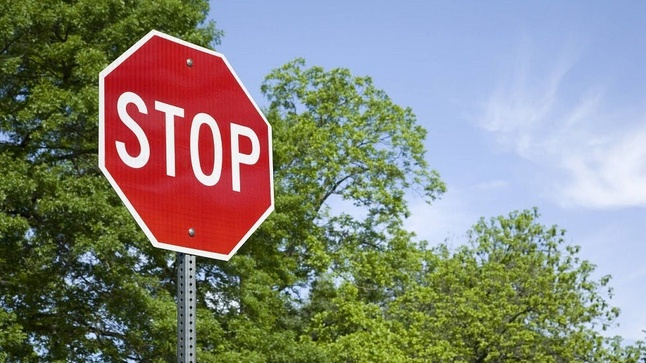
#> input picture Lab7/lab6/hinh1.jpg, 646 x 363 px, shrunk from 979 x 551 before the run
$ jupyter execute 2374802010492_HuynhNgocAnhThu_252_71ITAI40603_0101_Lab06.ipynb   (shell and % lines are left out)
#> lines starting #> are read from the running program, lines starting #| are printed output that depends on the picture
# LAB 06: NHẬN DIỆN ẢNH (IMAGE DETECTION)

[cell 1]
# Cài đặt thư viện

[cell 2]
import cv2
import os

# Dùng XML có sẵn trong opencv-python, không cần tải
CASCADE_DIR = cv2.data.haarcascades
print('Thư mục Haar Cascades:', CASCADE_DIR)

FACE_XML  = CASCADE_DIR + 'haarcascade_frontalface_default.xml'
EYE_XML   = CASCADE_DIR + 'haarcascade_eye.xml'
SMILE_XML = CASCADE_DIR + 'haarcascade_smile.xml'
NOSE_XML  = CASCADE_DIR + 'haarcascade_mcs_nose.xml'    if os.path.exists(CASCADE_DIR + 'haarcascade_mcs_nose.xml')    else CASCADE_DIR + 'haarcascade_frontalface_alt2.xml'
MOUTH_XML   = CASCADE_DIR + 'haarcascade_mcs_mouth.xml' if os.path.exists(CASCADE_DIR + 'haarcascade_mcs_mouth.xml') else CASCADE_DIR + 'haarcascade_profileface.xml'

print('\nCác file XML sẽ dùng:')
for name, path in [('Face', FACE_XML), ('Eye', EYE_XML), ('Smile', SMILE_XML), ('Nose', NOSE_XML), ('Mouth', MOUTH_XML)]:
    status = '✓' if os.path.exists(path) else '✗'
    print(f'  {status} {name}: {os.path.basename(path)}')

---
## Import thư viện

[cell 3]
import cv2
import numpy as np
import matplotlib.pyplot as hnat

img  = cv2.imread('hinh1.jpg')
#> img is the input picture: shape (363, 646, 3); mean B, G, R 123.2, 133.3, 133
img2 = cv2.imread('hinh2.jpg')
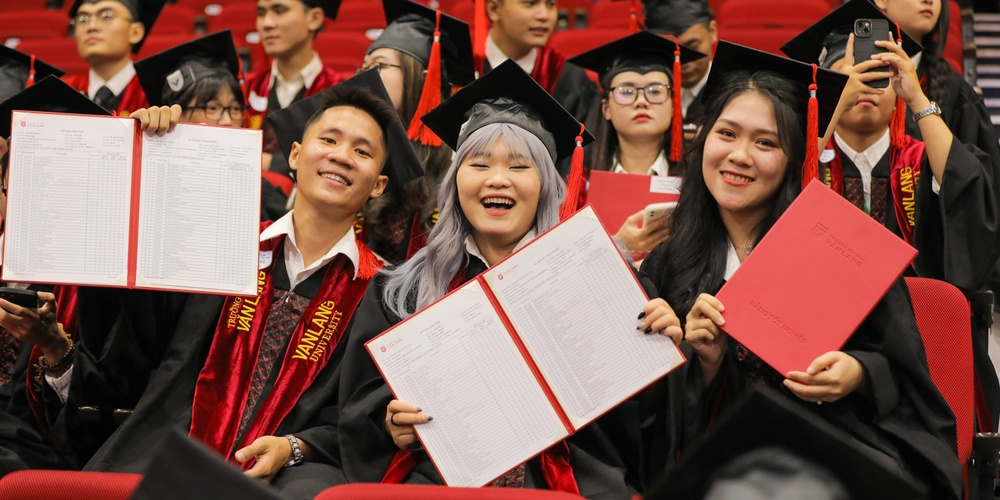
#> input picture Lab7/lab6/hinh2.jpg, 1000 x 500 px, shrunk from 1516 x 758 before the run
#> img2 is the input picture: shape (500, 1000, 3); mean B, G, R 73.8, 83.1, 122.1

print('Import thành công!')

---
## Đoạn code 1: Code mẫu – Nhận diện biển báo STOP

[cell 4]
img_gray = cv2.cvtColor(img, cv2.COLOR_BGR2GRAY)
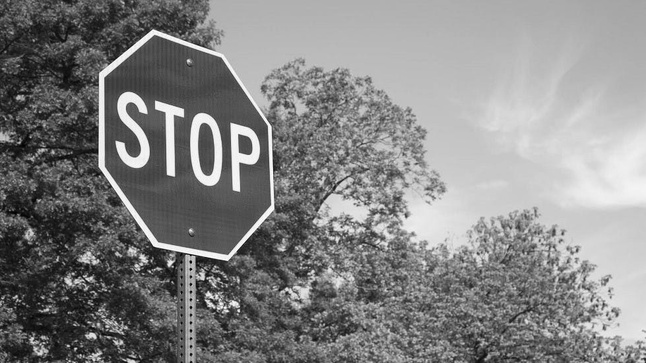
#> img_gray: shape (363, 646); min 1, max 255, mean 132
img_rgb  = cv2.cvtColor(img, cv2.COLOR_BGR2RGB)

# Load cascade classifier cho biển báo STOP
stop_data = cv2.CascadeClassifier('stop_data.xml')

# Phát hiện đối tượng
found = stop_data.detectMultiScale(img_gray, minSize=(20, 20))
#> found = [[94, 44, 208, 208]]
amount_found = len(found)
#> amount_found = 1

img_result = img_rgb.copy()
if amount_found != 0:
    for (x, y, width, height) in found:
        cv2.rectangle(img_result, (x, y),
                      (x + height, y + width),
                      (0, 255, 0), 5)
#> this loop made 1 pass
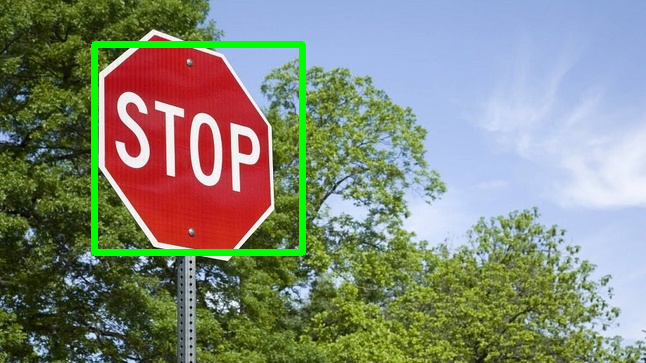
#> img_result: shape (363, 646, 3); mean R, G, B 130.3, 136.8, 121
    print(f'Tìm thấy {amount_found} biển báo STOP!')
#| Tìm thấy 1 biển báo STOP!
else:
    print('Không tìm thấy biển báo STOP.')

# Hiển thị kết quả
hnat.figure(figsize=(12, 5))
hnat.subplot(1, 2, 1)
hnat.imshow(img_rgb)
hnat.title('Ảnh gốc', fontsize=12)
hnat.axis('off')

hnat.subplot(1, 2, 2)
hnat.imshow(img_result)
hnat.title(f'Kết quả – STOP Detection ({amount_found} found)', fontsize=12)
hnat.axis('off')

hnat.suptitle('Code mẫu: Nhận diện biển báo STOP', fontsize=14, fontweight='bold')
hnat.tight_layout()
hnat.show()

---
## Đoạn code 2: Nhận diện khuôn mặt (Face Detection)

[cell 5]
img2_gray = cv2.cvtColor(img2, cv2.COLOR_BGR2GRAY)
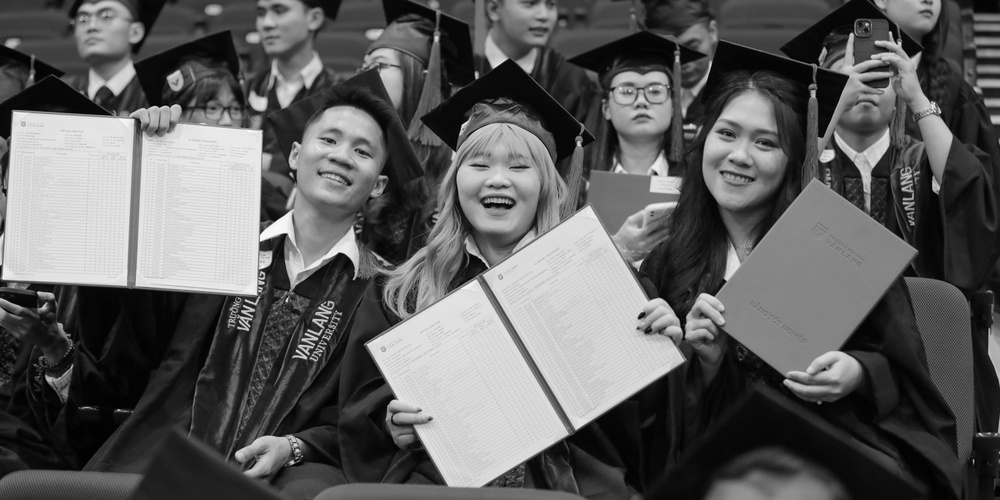
#> img2_gray: shape (500, 1000); min 0, max 253, mean 93.7
img2_rgb  = cv2.cvtColor(img2, cv2.COLOR_BGR2RGB)

# Load cascade classifier khuôn mặt
face_cascade = cv2.CascadeClassifier('haarcascade_frontalface_default.xml')

# Phát hiện khuôn mặt
# scaleFactor: tỉ lệ thu nhỏ ảnh mỗi bước (1.1 = 10%)
# minNeighbors: số hàng xóm tối thiểu để xác nhận detection
faces = face_cascade.detectMultiScale(
    img2_gray,
    scaleFactor=1.1,
    minNeighbors=5,
    minSize=(30, 30)
)
#> faces = [[604, 61, 75, 75], [294, 102, 99, 99], [692, 97, 105, 105], [440, 114, 121, 121]]

img2_face = img2_rgb.copy()
n_faces = len(faces)
#> n_faces = 4

for i, (x, y, w, h) in enumerate(faces):
    cv2.rectangle(img2_face, (x, y), (x+w, y+h), (0, 255, 0), 3)
    cv2.putText(img2_face, f'Face {i+1}', (x, y-8),
                cv2.FONT_HERSHEY_SIMPLEX, 0.7, (0, 255, 0), 2)
#> this loop made 4 passes
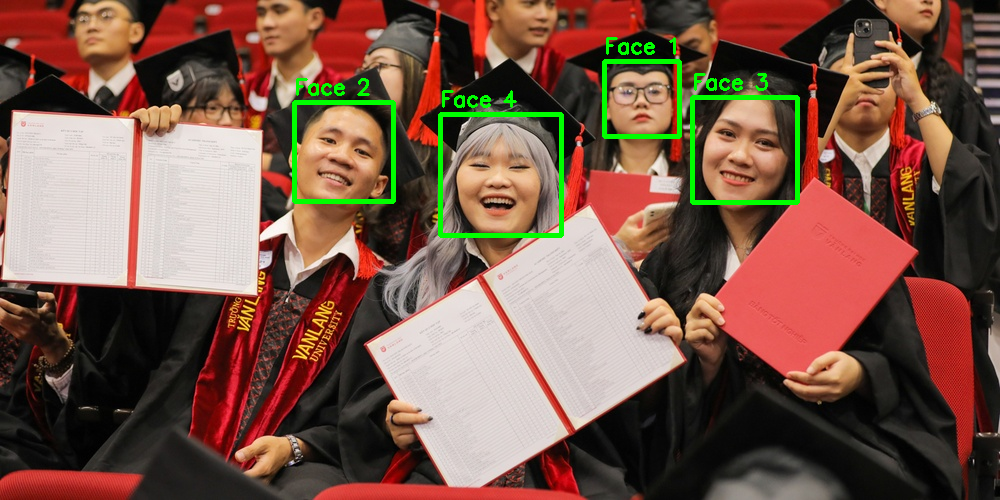
#> img2_face: shape (500, 1000, 3); mean R, G, B 120.5, 87, 72.9

print(f'Tìm thấy {n_faces} khuôn mặt!')
#| Tìm thấy 4 khuôn mặt!

# Hiển thị kết quả
hnat.figure(figsize=(14, 6))
hnat.subplot(1, 2, 1)
hnat.imshow(img2_rgb)
hnat.title('Ảnh gốc', fontsize=12)
hnat.axis('off')

hnat.subplot(1, 2, 2)
hnat.imshow(img2_face)
hnat.title(f'Face Detection – {n_faces} khuôn mặt', fontsize=12)
hnat.axis('off')

hnat.suptitle('Code 2: Nhận diện khuôn mặt (Haar Cascade)', fontsize=14, fontweight='bold')
hnat.tight_layout()
hnat.show()

---
## Đoạn code 3: Nhận diện mắt và nụ cười

[cell 6]
eye_cascade   = cv2.CascadeClassifier('haarcascade_eye.xml')
smile_cascade = cv2.CascadeClassifier('haarcascade_smile.xml')

img3 = img2_rgb.copy()
n_eyes   = 0
n_smiles = 0

# Phát hiện khuôn mặt trước, rồi tìm mắt/nụ cười trong từng khuôn mặt
faces3 = face_cascade.detectMultiScale(
    img2_gray, scaleFactor=1.1, minNeighbors=5, minSize=(30, 30)
)
#> faces3 has the same summary as faces

for (fx, fy, fw, fh) in faces3:
    # Vẽ khung khuôn mặt
    cv2.rectangle(img3, (fx, fy), (fx+fw, fy+fh), (0, 255, 0), 2)

    # Vùng ROI (Region of Interest) bên trong khuôn mặt
    roi_gray  = img2_gray[fy:fy+fh, fx:fx+fw]
    roi_color = img3[fy:fy+fh, fx:fx+fw]

    # Nhận diện mắt trong vùng khuôn mặt
    eyes = eye_cascade.detectMultiScale(
        roi_gray, scaleFactor=1.1, minNeighbors=10, minSize=(15, 15)
    )
    for (ex, ey, ew, eh) in eyes:
        cv2.rectangle(roi_color, (ex, ey), (ex+ew, ey+eh), (255, 0, 0), 2)
        n_eyes += 1

    # Nhận diện nụ cười – tập trung nửa dưới khuôn mặt
    roi_gray_lower  = roi_gray[fh//2:, :]
    roi_color_lower = roi_color[fh//2:, :]
    smiles = smile_cascade.detectMultiScale(
        roi_gray_lower, scaleFactor=1.7, minNeighbors=22, minSize=(25, 25)
    )
    for (sx, sy, sw, sh) in smiles:
        cv2.rectangle(roi_color_lower, (sx, sy), (sx+sw, sy+sh), (255, 165, 0), 2)
        n_smiles += 1
#> this loop made 4 passes
#> (fx, fy, fw, fh, eyes) on pass 3: (692, 97, 105, 105, [[22, 24, 25, 25]])
#> img3: shape (500, 1000, 3); mean R, G, B 121.3, 84.9, 73.2
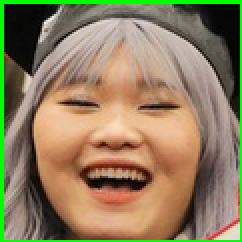
#> roi_color: shape (121, 121, 3) (shown 2 times larger); mean R, G, B 142.6, 126.2, 94.2
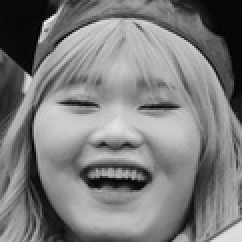
#> roi_gray: shape (121, 121) (shown 2 times larger); min 0, max 247, mean 124
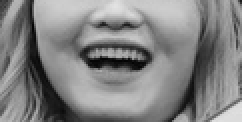
#> roi_gray_lower: shape (61, 121) (shown 2 times larger); min 2, max 227, mean 130.9
#> after the loop, n_eyes = 1; n_smiles = 0

print(f'Khuôn mặt: {len(faces3)} | Mắt: {n_eyes} | Nụ cười: {n_smiles}')
#| Khuôn mặt: 4 | Mắt: 1 | Nụ cười: 0

# Hiển thị
hnat.figure(figsize=(14, 6))
hnat.subplot(1, 2, 1)
hnat.imshow(img2_rgb)
hnat.title('Ảnh gốc', fontsize=12)
hnat.axis('off')

hnat.subplot(1, 2, 2)
hnat.imshow(img3)
hnat.title(f'Mắt: {n_eyes}  |  Nụ cười: {n_smiles}', fontsize=11)
hnat.axis('off')

# Chú thích màu
from matplotlib.patches import Patch
legend = [
    Patch(color='green',  label='Khuôn mặt'),
    Patch(color='red',   label='Mắt'),
    Patch(color='orange', label='Nụ cười'),
]
hnat.legend(handles=legend, loc='lower right', fontsize=10)

hnat.suptitle('Code 3: Nhận diện Mắt & Nụ cười', fontsize=14, fontweight='bold')
hnat.tight_layout()
hnat.show()

---
## Đoạn code 4: Nhận diện mũi và miệng

[cell 7]
nose_cascade  = cv2.CascadeClassifier('haarcascade_mcs_nose.xml')
mouth_cascade = cv2.CascadeClassifier('haarcascade_mcs_mouth.xml')

img4 = img2_rgb.copy()
n_noses  = 0
n_mouths = 0

faces4 = face_cascade.detectMultiScale(
    img2_gray, scaleFactor=1.1, minNeighbors=5, minSize=(30, 30)
)
#> faces4 has the same summary as faces

for (fx, fy, fw, fh) in faces4:
    cv2.rectangle(img4, (fx, fy), (fx+fw, fy+fh), (0, 255, 0), 2)
    roi_gray  = img2_gray[fy:fy+fh, fx:fx+fw]
    roi_color = img4[fy:fy+fh, fx:fx+fw]

    # Mũi – vùng giữa khuôn mặt
    roi_gray_mid  = roi_gray[fh//4 : 3*fh//4, :]
    roi_color_mid = roi_color[fh//4 : 3*fh//4, :]
    noses = nose_cascade.detectMultiScale(
        roi_gray_mid, scaleFactor=1.1, minNeighbors=8, minSize=(10, 10)
    )
    for (nx, ny, nw, nh) in noses:
        cv2.rectangle(roi_color_mid, (nx, ny), (nx+nw, ny+nh), (255, 0, 255), 2)
        n_noses += 1

    # Miệng – vùng nửa dưới khuôn mặt
    roi_gray_lower  = roi_gray[fh//2:, :]
    roi_color_lower = roi_color[fh//2:, :]
    mouths = mouth_cascade.detectMultiScale(
        roi_gray_lower, scaleFactor=1.1, minNeighbors=8, minSize=(20, 20)
    )
    for (mx, my, mw, mh) in mouths:
        cv2.rectangle(roi_color_lower, (mx, my), (mx+mw, my+mh), (0, 200, 255), 2)
        n_mouths += 1
#> this loop made 4 passes
#> (fx, fy, fw, fh, noses, mouths) on passes 1, 3, 4: (604, 61, 75, 75, [[26, 17, 21, 17]], [[19, 10, 38, 23]]), (692, 97, 105, 105, [[32, 23, 29, 24]], [[21, 16, 51, 30]]), (440, 114, 121, 121, [[43, 28, 28, 23]], [[29, 14, 59, 35]])
#> (fx, fy, fw, fh, mouths) on pass 2: (294, 102, 99, 99, [[14, 12, 52, 31]])
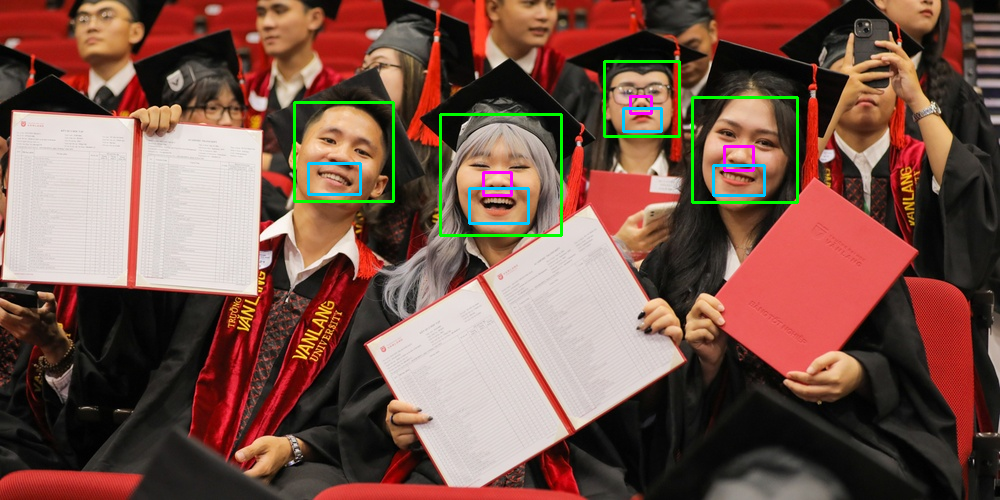
#> img4: shape (500, 1000, 3); mean R, G, B 120.6, 85, 74.2
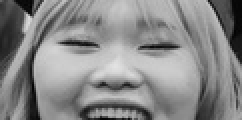
#> roi_gray_mid: shape (60, 121) (shown 2 times larger); min 0, max 227, mean 136.5
#> after the loop, n_mouths = 4; n_noses = 3

print(f'Khuôn mặt: {len(faces4)} | Mũi: {n_noses} | Miệng: {n_mouths}')
#| Khuôn mặt: 4 | Mũi: 3 | Miệng: 4

hnat.figure(figsize=(14, 6))
hnat.subplot(1, 2, 1)
hnat.imshow(img2_rgb)
hnat.title('Ảnh gốc', fontsize=12)
hnat.axis('off')
hnat.subplot(1, 2, 2)
hnat.imshow(img4)
hnat.title(f'Mũi: {n_noses}  |  Miệng: {n_mouths}', fontsize=11)
hnat.axis('off')

from matplotlib.patches import Patch
legend4 = [
    Patch(color='green',   label='Khuôn mặt'),
    Patch(color='magenta', label='Mũi'),
    Patch(color='cyan',    label='Miệng'),
]
hnat.legend(handles=legend4, loc='lower right', fontsize=10)
hnat.suptitle('Code 4: Nhận diện Mũi & Miệng', fontsize=14, fontweight='bold')
hnat.tight_layout()
hnat.show()
